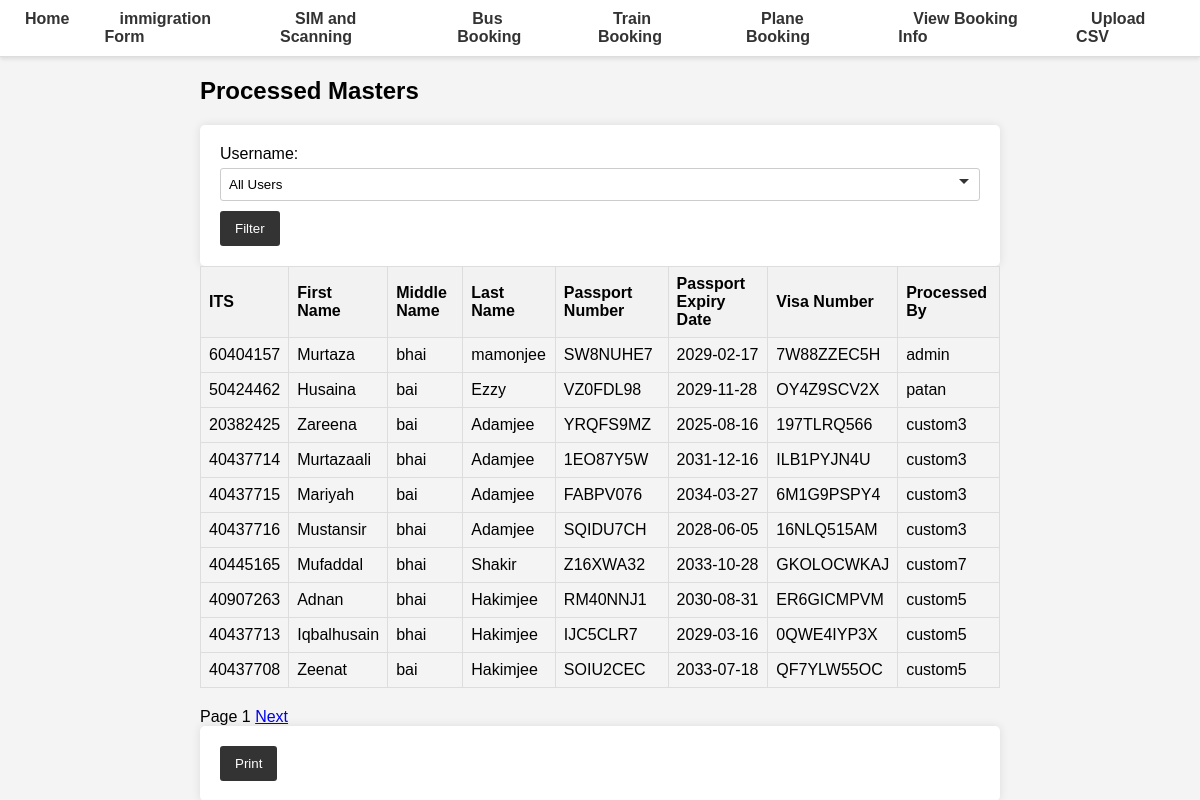
Before: /processed-masters/ with the older database file.
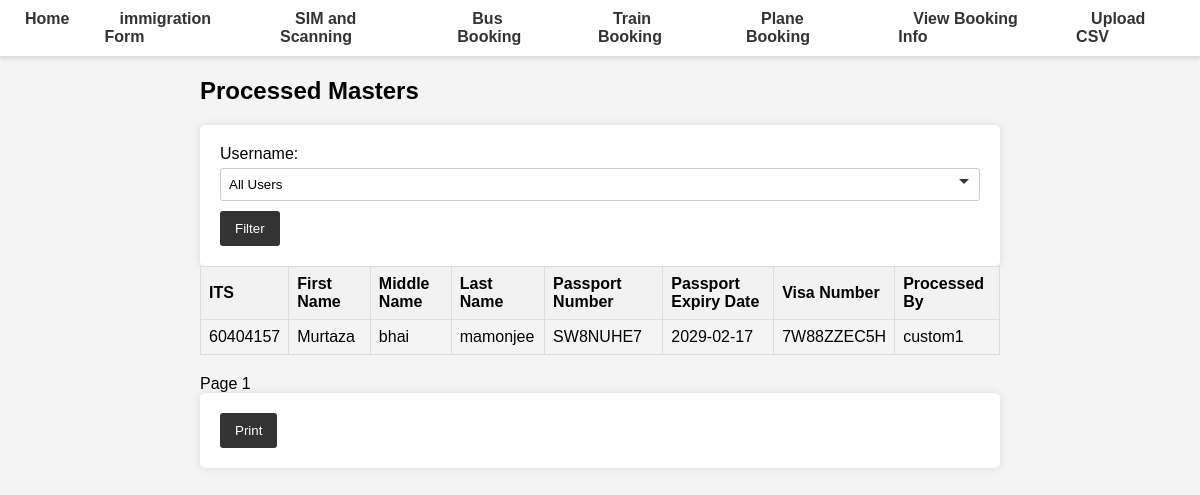
After: the same page with the newer database file.
### database.py (models this page shows)
class ProcessedMaster(Base):
    __tablename__ = "processed_master"
    id = Column(Integer, primary_key=True, index=True)
    ITS = Column(Integer, ForeignKey('master.ITS'), unique=True, index=True)
    first_name = Column(String, index=True)
    middle_name = Column(String, index=True)
    last_name = Column(String, index=True)
    DOB = Column(Date)
    passport_No = Column(String, index=True)
    passport_Expiry = Column(Date, index=True)
    Visa_No = Column(String, index=True)
    Mode_of_Transport = Column(String, index=True)
    phone = Column(String, index=True)
    arrived = Column(Boolean, default=False)
    timestamp = Column(DateTime, default=func.now())
    processed_by = Column(String, ForeignKey('users.username'))

### main.py (the view)
@app.get("/processed-masters/", response_class=HTMLResponse)
async def get_processed_masters(
    request: Request,
    page: int = 1,
    user: str = None,  # Accept username from query parameter
    db: Session = Depends(get_db)
):
    users = db.query(User).all()
    total_count = db.query(func.count(ProcessedMaster.ITS)).scalar()
    query = db.query(ProcessedMaster)
    if user:
        query = query.filter(ProcessedMaster.processed_by == user)
    processed_masters = (
        query.offset((page - 1) * PAGE_SIZE)
        .limit(PAGE_SIZE)
        .all()
    )
    return templates.TemplateResponse(
        "processed_masters.html",
        {
            "request": request,
            "processed_masters": processed_masters,
            "page": page,
            "page_size": PAGE_SIZE,
            "total_count": total_count,
            "users": users,
            "selected_user": user,  # Pass the selected username to the template
        }
    )

### templates/processed_masters.html (shortened to what this page needs)
{% extends "base.html" %}
{% block content %}
<h2>Processed Masters</h2>
<form action="" method="get">
  <label for="user">Username:</label>
  <select name="user" id="user">
    <option value="">All Users</option>
  </select>
  <button type="submit">Filter</button>
</form>
<table>
  <tr>
    <th>ITS</th>
    <th>First Name</th>
    <th>Middle Name</th>
    <th>Last Name</th>
    <th>Passport Number</th>
    <th>Passport Expiry Date</th>
    <th>Visa Number</th>
    <th>Processed By</th>
  </tr>
  {% for master in processed_masters %}
    {% if not selected_user or master.processed_by == selected_user %}
    <tr>
      <td>{{ master.ITS }}</td>
      <td>{{ master.first_name }}</td>
      <td>{{ master.middle_name }}</td>
      <td>{{ master.last_name }}</td>
      <td>{{ master.passport_No }}</td>
      <td>{{ master.passport_Expiry }}</td>
      <td>{{ master.Visa_No }}</td>
      <td>{{ master.processed_by }}</td>
    </tr>
    {% endif %}
  {% endfor %}
</table>
{% if processed_masters %}
<div>
  Page {{ page }}
  {% if (page * page_size) < total_count %}
  <a href="?page={{ page + 1 }}&user={{ selected_user }}">Next</a>
  {% endif %}
</div>
<div>
  <form action="/print" method="post">
    <button type="submit">Print</button>
  </form>
</div>
{% endif %}
{% endblock %}

### templates/base.html (shortened to what this page needs)
<!DOCTYPE html>
<html lang="en">
<head>
    <link rel="stylesheet" href="/static/styles.css">
</head>
<body>
    <nav>
        <ul>
            <li><a href="/">Home</a></li>
            <li class="dropdown">
                <a href="/master-form">immigration Form</a>
            </li>
            <li class="dropdown">
                <a href="/mark-as-arrived-form/">SIM and Scanning</a>
            </li>
            <li class="dropdown">
                <a href="/bus-booking/">Bus Booking</a>
            </li>
            <li class="dropdown">
                <a href="/train-booking-form/">Train Booking</a>
            </li>
            <li class="dropdown">
                <a href="/bus-booking/">Plane Booking</a>
            </li>
            <li class="dropdown">
                <a href="/view-booking-info/">View Booking Info</a>
            </li>
            <li class="dropdown">
                <a href="/upload-csv/">Upload CSV</a>
            </li>
        </ul>
    </nav>
    <div class="container">
        {% block content %}{% endblock %}
    </div>
</body>
</html>

### static/styles.css (style rules this page uses)
body { font-family: Arial, sans-serif; margin: 0; padding: 0; background-color: #f4f4f4; }
nav { background-color: #fff; border-bottom: 1px solid #ddd; padding: 10px; display: flex; justify-content: center; box-shadow: 0 2px 4px rgba(0, 0, 0, 0.1); }
nav ul { list-style: none; margin: 0; padding: 0; display: flex; gap: 20px; }
nav ul li { display: inline; }
nav a { color: #333; text-decoration: none; font-weight: bold; padding: 10px 15px; border-radius: 3px; transition: background-color 0.3s, color 0.3s; }
.container { max-width: 800px; margin: 0 auto; }
form { background-color: #fff; padding: 20px; border-radius: 5px; box-shadow: 0 0 10px rgba(0, 0, 0, 0.1); }
form label { display: block; margin-bottom: 5px; }
form input, form select { width: 100%; padding: 8px; margin-bottom: 10px; border: 1px solid #ccc; border-radius: 3px; }
form select { appearance: none; background-size: 10px; padding-right: 30px; }
form button { background-color: #333; color: #fff; padding: 10px 15px; border: none; border-radius: 3px; cursor: pointer; transition: background-color 0.3s; }
table { width: 100%; border-collapse: collapse; margin-bottom: 20px; }
table, th, td { border: 1px solid #ddd; }
th, td { padding: 8px; text-align: left; }
th { background-color: #f2f2f2; }
.dropdown { display: inline-block; }

### templates/base.html (style rules this page uses)
.dropdown { position: relative; display: inline-block; }

Changed rows visible on the page:
removed ProcessedMaster: ITS "60404157", first_name "Murtaza", middle_name "bhai", last_name "mamonjee", passport_No "SW8NUHE7", passport_Expiry "2029-02-17", Visa_No "7W88ZZEC5H", processed_by "admin"
removed ProcessedMaster: ITS "50424462", first_name "Husaina", middle_name "bai", last_name "Ezzy", passport_No "VZ0FDL98", passport_Expiry "2029-11-28", Visa_No "OY4Z9SCV2X", processed_by "patan"
removed ProcessedMaster: ITS "20382425", first_name "Zareena", middle_name "bai", last_name "Adamjee", passport_No "YRQFS9MZ", passport_Expiry "2025-08-16", Visa_No "197TLRQ566", processed_by "custom3"
removed ProcessedMaster: ITS "40437714", first_name "Murtazaali", middle_name "bhai", last_name "Adamjee", passport_No "1EO87Y5W", passport_Expiry "2031-12-16", Visa_No "ILB1PYJN4U", processed_by "custom3"
removed ProcessedMaster: ITS "40437715", first_name "Mariyah", middle_name "bai", last_name "Adamjee", passport_No "FABPV076", passport_Expiry "2034-03-27", Visa_No "6M1G9PSPY4", processed_by "custom3"
removed ProcessedMaster: ITS "40437716", first_name "Mustansir", middle_name "bhai", last_name "Adamjee", passport_No "SQIDU7CH", passport_Expiry "2028-06-05", Visa_No "16NLQ515AM", processed_by "custom3"
removed ProcessedMaster: ITS "40445165", first_name "Mufaddal", middle_name "bhai", last_name "Shakir", passport_No "Z16XWA32", passport_Expiry "2033-10-28", Visa_No "GKOLOCWKAJ", processed_by "custom7"
removed ProcessedMaster: ITS "40907263", first_name "Adnan", middle_name "bhai", last_name "Hakimjee", passport_No "RM40NNJ1", passport_Expiry "2030-08-31", Visa_No "ER6GICMPVM", processed_by "custom5"
removed ProcessedMaster: ITS "40437713", first_name "Iqbalhusain", middle_name "bhai", last_name "Hakimjee", passport_No "IJC5CLR7", passport_Expiry "2029-03-16", Visa_No "0QWE4IYP3X", processed_by "custom5"
removed ProcessedMaster: ITS "40437708", first_name "Zeenat", middle_name "bai", last_name "Hakimjee", passport_No "SOIU2CEC", passport_Expiry "2033-07-18", Visa_No "QF7YLW55OC", processed_by "custom5"
added ProcessedMaster: ITS "60404157", first_name "Murtaza", middle_name "bhai", last_name "mamonjee", passport_No "SW8NUHE7", passport_Expiry "2029-02-17", Visa_No "7W88ZZEC5H", processed_by "custom1"
Other visible differences:
text no longer shown: "Next"
